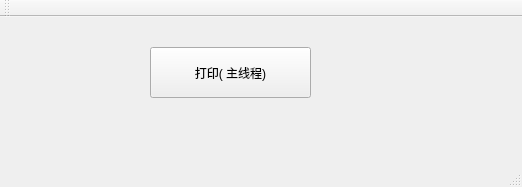
<?xml version="1.0" encoding="UTF-8"?>
<ui version="4.0">
 <class>MainWindow</class>
 <widget class="QMainWindow" name="MainWindow">
  <property name="geometry">
   <rect>
    <x>0</x>
    <y>0</y>
    <width>522</width>
    <height>187</height>
   </rect>
  </property>
  <property name="windowTitle">
   <string>MainWindow</string>
  </property>
  <widget class="QWidget" name="centralWidget">
   <widget class="QPushButton" name="pushButton1">
    <property name="geometry">
     <rect>
      <x>150</x>
      <y>30</y>
      <width>161</width>
      <height>51</height>
     </rect>
    </property>
    <property name="text">
     <string>打印( 主线程)</string>
    </property>
   </widget>
  </widget>
  <widget class="QMenuBar" name="menuBar">
   <property name="geometry">
    <rect>
     <x>0</x>
     <y>0</y>
     <width>522</width>
     <height>23</height>
    </rect>
   </property>
  </widget>
  <widget class="QToolBar" name="mainToolBar">
   <attribute name="toolBarArea">
    <enum>TopToolBarArea</enum>
   </attribute>
   <attribute name="toolBarBreak">
    <bool>false</bool>
   </attribute>
  </widget>
  <widget class="QStatusBar" name="statusBar"/>
 </widget>
 <layoutdefault spacing="6" margin="11"/>
 <resources/>
 <connections/>
</ui>
